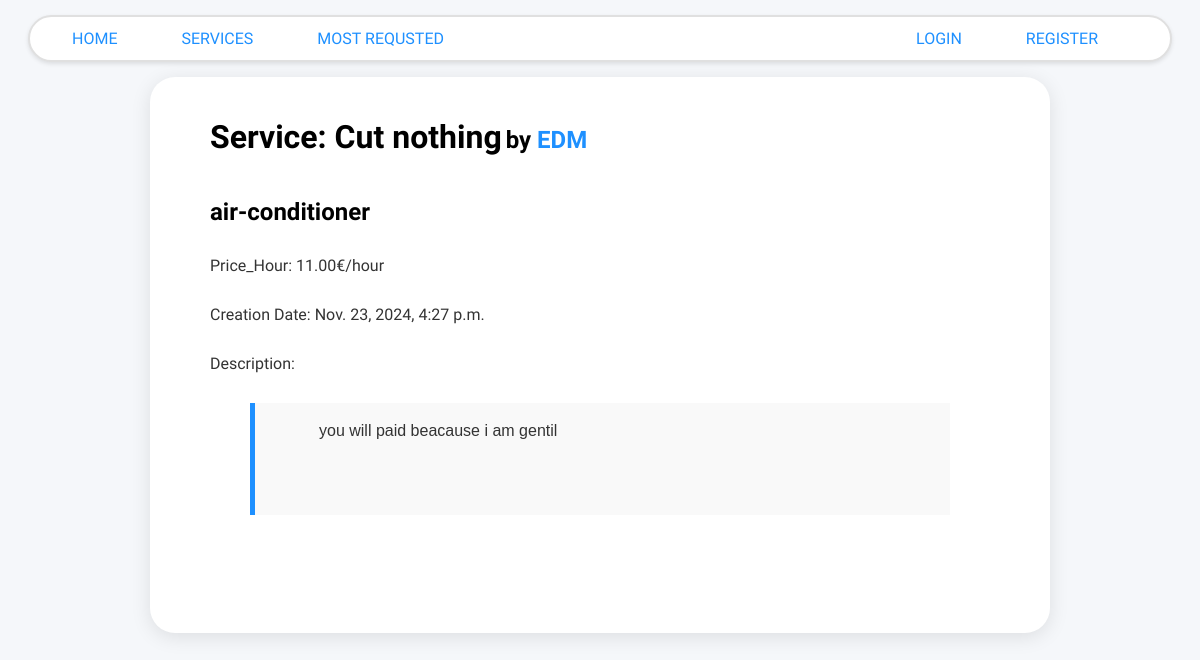
Page /services/5 on the earlier database version.
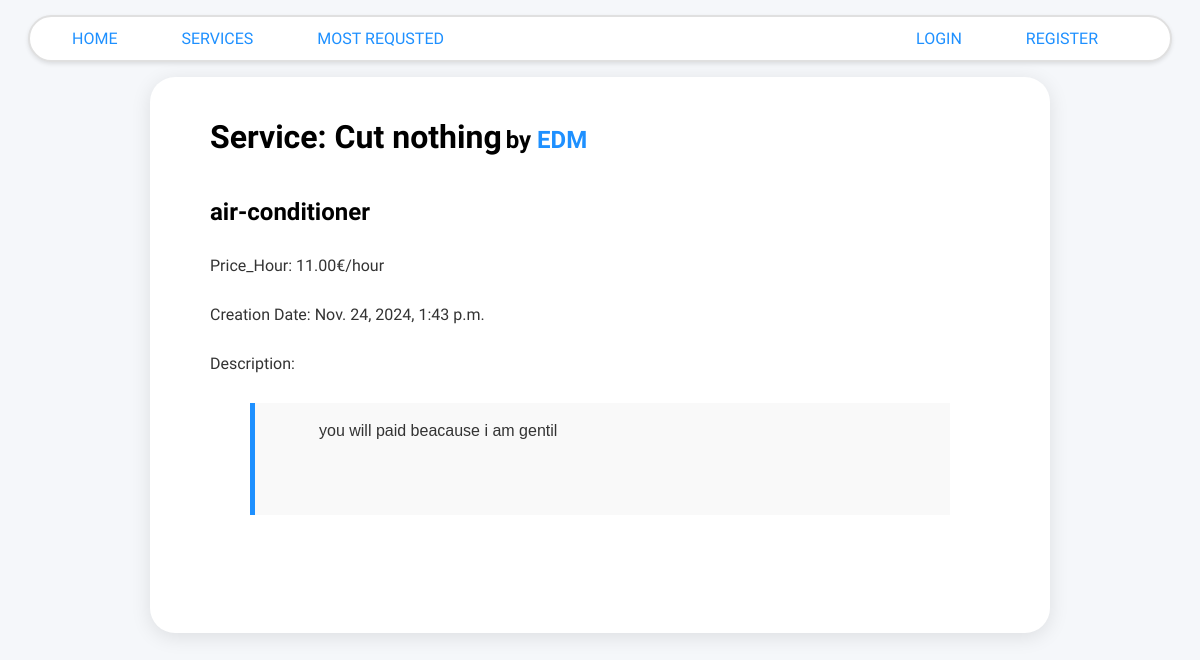
Same page on the later database version.
### services/models.py (models this page shows, shortened)
class Service(models.Model):
    company = models.ForeignKey(Company, on_delete=models.CASCADE)
    name = models.CharField(max_length=40)
    description = models.TextField()
    price_hour = models.DecimalField(decimal_places=2, max_digits=100)
    rating = models.IntegerField(validators=[MinValueValidator(
        0), MaxValueValidator(5)], default=0)
    nb_client_rating = models.IntegerField(default=0, null=False)
    nb_total_rating= models.IntegerField(default=0, null=False)
    choices = FIELD_CHOICE
    field = models.CharField(max_length=30, blank=False,
                             null=False, choices=choices)
    date = models.DateTimeField(auto_now=True, null=False)
    nb_request=models.IntegerField(default=0, null=False)

### users/models.py (models this page shows, shortened)
class Company(models.Model):
    user = models.OneToOneField(
    User, on_delete=models.CASCADE, primary_key=True)
    field = models.CharField(max_length=70, choices=(('Air Conditioner', 'Air Conditioner'),
                                                     ('All in One', 'All in One'),
                                                     ('Carpentry', 'Carpentry'),
                                                     ('Electricity',
                                                      'Electricity'),
                                                     ('Gardening', 'Gardening'),
                                                     ('Home Machines',
                                                      'Home Machines'),
                                                     ('House Keeping',
                                                      'House Keeping'),
                                                     ('Interior Design',
                                                      'Interior Design'),
                                                     ('Locks', 'Locks'),
                                                     ('Painting', 'Painting'),
                                                     ('Plumbing', 'Plumbing'),
                                                     ('Water Heaters', 'Water Heaters')), blank=False, null=False)
    rating = models.IntegerField(
        validators=[MaxValueValidator(5), MinValueValidator(0)], default=0)

class User(AbstractUser):
    is_company = models.BooleanField(default=False)
    is_customer = models.BooleanField(default=False)
    birth=models.DateField(null=True, default='2000-01-01')
    email = models.CharField(max_length=100, unique=True)

### services/views.py (the view)
# urls.py: path('<int:id>', v.index, name='index'),
def index(request, id):
    service = Service.objects.get(id=id)
    return render(request, 'services/single_service.html', {'service': service})

### services/templates/services/single_service.html (shortened to what this page needs)
{% extends 'main/base.html' %}
{% block content %}
    <div class='service_info_header'>
        <h1>Service: {{service.name}}</h1>
        <h2 style="text-align: right;">by <a href="/company/{{service.company.user}}">{{service.company.user}}</a></h2>
    </div>
    <h2>{{service.field}}</h2>
    <p style="text-align: left;">Price_Hour: {{service.price_hour}}€/hour</p>
    <p style="text-align: left;">Creation Date: {{service.date}}</p>
    <p style="text-align: left;">Description:<blockquote border="2">{{service.description}}</blockquote>
    <p style="text-align: center;">
{% endblock %}

Differences in the rows shown:
changed Service "Cut nothing": date "Nov. 23, 2024, 4:27 p.m." → "Nov. 24, 2024, 1:43 p.m."
